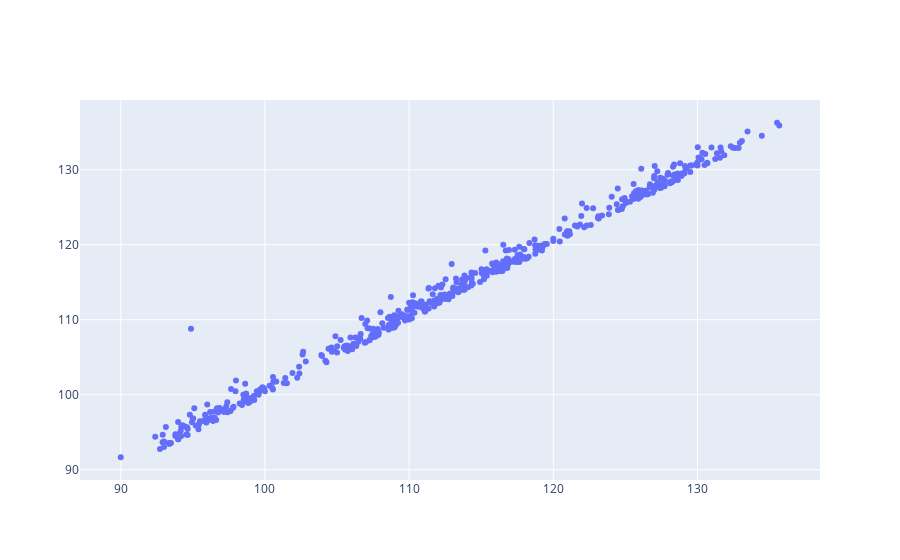

This figure's notebook cell:
### Code cell
fig = go.Figure(data=go.Scatter(x=df['AAPL.Open'], y=df['AAPL.High'], mode='markers'))
fig.show()

### Figure 1 — Plotly figure (JSON) as saved in the notebook; plotly's stock layout.template omitted (floating-point values rounded to 4 significant figures; data arrays with more than 128 entries replaced by an {"elided": "..."} marker saying what was removed)
{"data": [{"mode": "markers", "type": "scatter", "x": {"elided": "506 float values"}, "y": {"elided": "506 float values"}}], "layout": {"autosize": true, "xaxis": {"autorange": true, "range": [87.21, 138.5], "type": "linear"}, "yaxis": {"autorange": true, "range": [87.99, 140.0], "type": "linear"}}}
